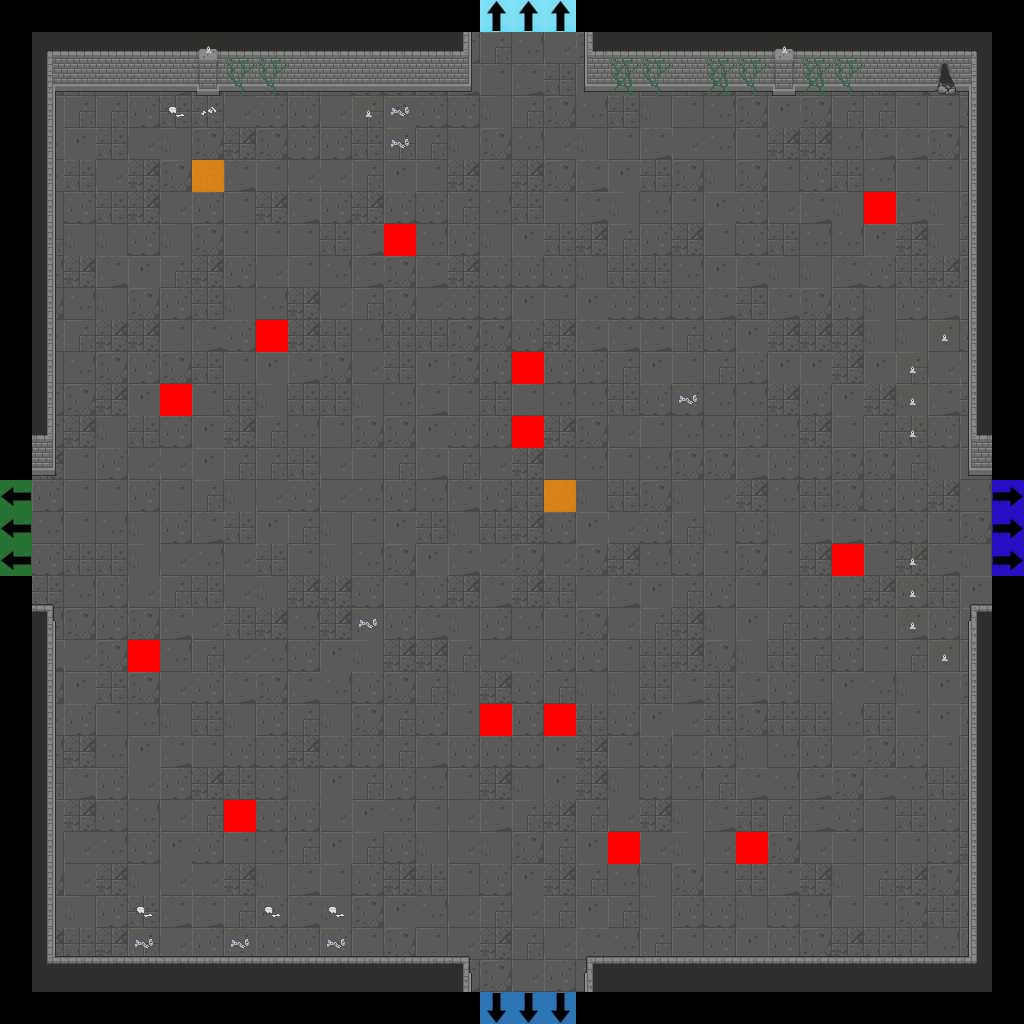

Rendered tile map (Tiled .tmx) drawn with the repository's tilesets; below, a short description and the map source with its tile grids summarised:
An orthogonal 32x32 tile map with 32x32 px tiles, 7 tile layers (Floor, Walls, Doors, Pillars, ...), 2 tilesets.

<map version="1.2" tiledversion="2019.04.18" orientation="orthogonal" renderorder="right-down" width="32" height="32" tilewidth="32" tileheight="32" infinite="0" nextlayerid="22" nextobjectid="1">
 <tileset firstgid="1" source="Dungeon_Tileset_2.tsx" />
 <tileset firstgid="321" source="flags.tsx" />
 <layer id="15" name="Floor" width="32" height="32">
  <data>[1024 cells, 900 non-empty, 12 distinct tile ids]</data>
 </layer>
 <layer id="16" name="Walls" width="32" height="32">
  <data>[1024 cells, 158 non-empty, 33 distinct tile ids]</data>
 </layer>
 <layer id="17" name="Doors" width="32" height="32">
  <data>[1024 cells, 0 non-empty, 0 distinct tile ids]</data>
 </layer>
 <layer id="18" name="Pillars" width="32" height="32">
  <data>[1024 cells, 0 non-empty, 0 distinct tile ids]</data>
 </layer>
 <layer id="19" name="Candles" width="32" height="32">
  <data>[1024 cells, 11 non-empty, 1 distinct tile ids]</data>
 </layer>
 <layer id="20" name="Debris" width="32" height="32">
  <data>[1024 cells, 28 non-empty, 7 distinct tile ids]</data>
 </layer>
 <layer id="21" name="Flags" width="32" height="32">
  <data>[1024 cells, 27 non-empty, 6 distinct tile ids]</data>
 </layer>
</map>
